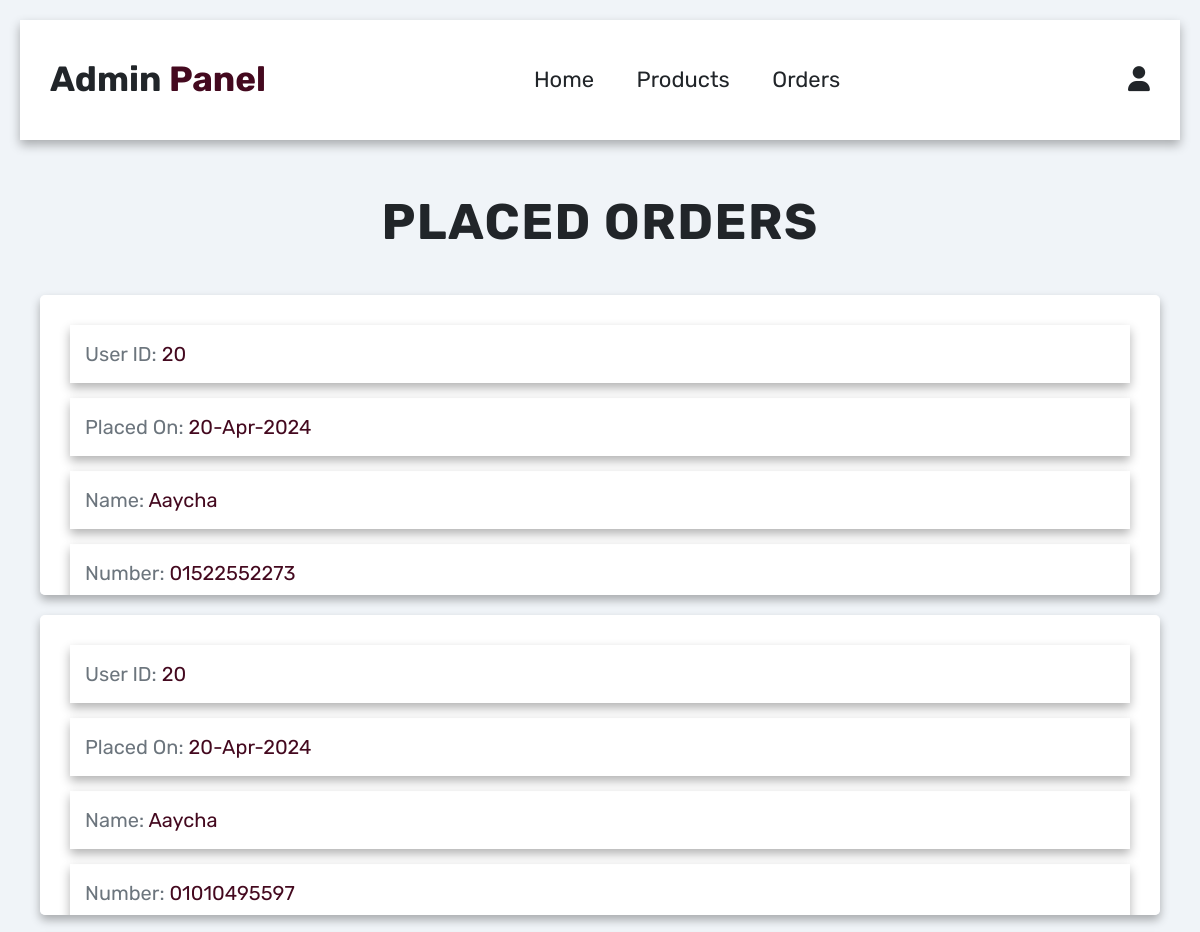
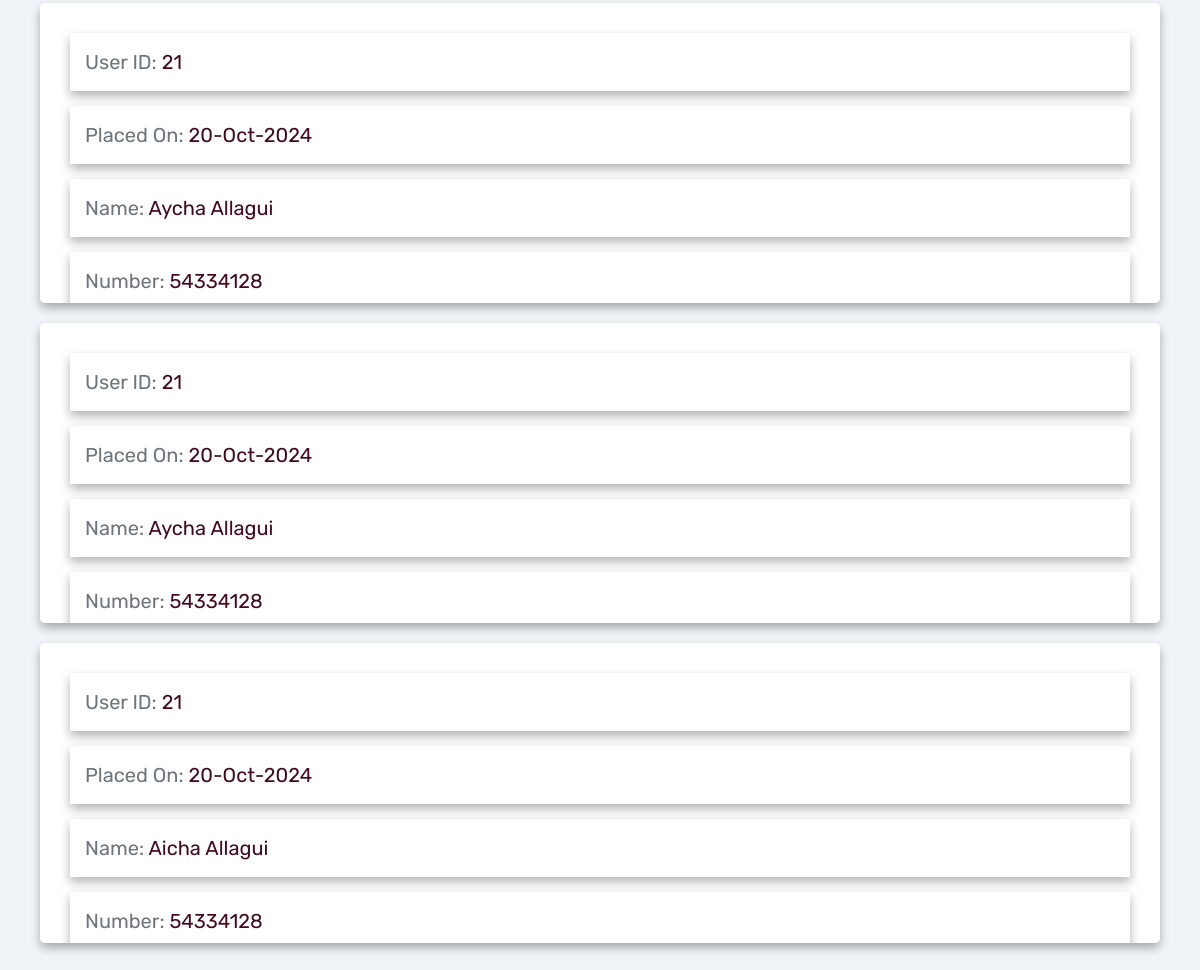
The page /admin/orders.php (signed in) on the database its author committed (2 pictures, top to bottom).
### tables this page shows
CREATE TABLE `orders` (
  `id` int(11) NOT NULL,
  `user_id` int(11) NOT NULL,
  `name` varchar(100) NOT NULL,
  `number` varchar(12) NOT NULL,
  `email` varchar(100) NOT NULL,
  `method` varchar(50) NOT NULL,
  `address` varchar(500) NOT NULL,
  `total_products` varchar(1000) NOT NULL,
  `total_price` int(11) NOT NULL,
  `placed_on` varchar(50) NOT NULL,
  `payment_status` varchar(20) NOT NULL DEFAULT 'pending'
);

### admin/orders.php (the view, shortened to what this page needs)
<?php
require_once "../config.php";
?>
<!DOCTYPE html>
<html lang="en">
<head>
    <link rel="stylesheet" href="https://cdnjs.cloudflare.com/ajax/libs/font-awesome/6.1.1/css/all.min.css" />
    <link rel="stylesheet" href="../css/admin_styles.css">
</head>
<body>
    <?php include 'admin_header.php'; ?>
    <section class="orders">
        <h1 class="title">Placed Orders</h1>
        <div class="box-container">
            <?php
            $select_orders = mysqli_query($conn, "SELECT * FROM orders") or die("Query failed: " . mysqli_connect_error());
            if (mysqli_num_rows($select_orders) > 0) {
                while ($row = mysqli_fetch_assoc($select_orders)) {
            ?>
                    <div class="box"<?= $row['payment_status'] === 'completed' ? 'complete' : 'pending' ?>>
                        <p>User ID: <span><?php echo $row['user_id'] ?></span></p>
                        <p>Placed On: <span><?php echo $row['placed_on'] ?></span></p>
                        <p>Name: <span><?php echo $row['name'] ?></span></p>
                        <p>number: <span><?php echo $row['number'] ?></span></p>
                    </div>
            <?php
                }
            } else {
                echo "<h3 class='empty'>No orders placed yet!</h3>";
            }
            ?>
        </div>
    </section>
</body>
</html>

### css/admin_styles.css (style rules this page uses)
:root { --dark-red: hsl(337, 77%, 15%); --dark-pink: #A63760; --black: #212529; --red: #DB617D; --white: #ffffff; --light-color: #6c757d; --light-white: #f8f9fa; --light-background: #FFA5AB; --border-custom: 0.1rem solid var(--black); --box-shadow-custom: 0 0.5rem 1rem rgba(0, 0, 0, 0.3); --hover-background: var(--red); }
* { margin: 0; padding: 0; box-sizing: border-box; font-family: "Rubik", sans-serif; border: none; outline: none; text-decoration: none; transition: all 0.3s ease; }
body { background-color: var(--light-background); line-height: 1.7; }
html { font-size: 62.5%; overflow-x: hidden; }
section { padding: 4rem 2rem; }
.title { text-align: center; margin-bottom: 3rem; color: var(--black); text-transform: uppercase; font-size: 5rem; letter-spacing: 1.5px; }
body { font-family: 'Segoe UI', Tahoma, Geneva, Verdana, sans-serif; background-color: #f0f4f8; margin: 0; padding: 20px; }
.orders .box-container { display: grid; grid-template-columns: 1fr; gap: 2rem; max-width: 1200px; margin: 0 auto; }
.orders .box-container .box { background-color: var(--white); padding: 3rem; box-shadow: var(--box-shadow-custom); border-radius: 0.5rem; max-height: 300px; overflow-y: auto; transition: border 0.3s; }
.orders .box-container .box p { padding: 1.5rem; font-size: 2rem; color: var(--light-color); text-transform: capitalize; line-height: 1.4; box-shadow: var(--box-shadow-custom); margin-bottom: 1.5rem; }
.orders .box-container .box p span { color: var(--dark-red); }

### rows shown on the page
orders: user "20", placed_on "20-Apr-2024", name "Aaycha", number "01522552273"
orders: user "20", placed_on "20-Apr-2024", name "Aaycha", number "01010495597"
orders: user "21", placed_on "20-Oct-2024", name "Aycha Allagui", number "54334128"
orders: user "21", placed_on "20-Oct-2024", name "Aycha Allagui", number "54334128"
orders: user "21", placed_on "20-Oct-2024", name "Aicha Allagui", number "54334128"
